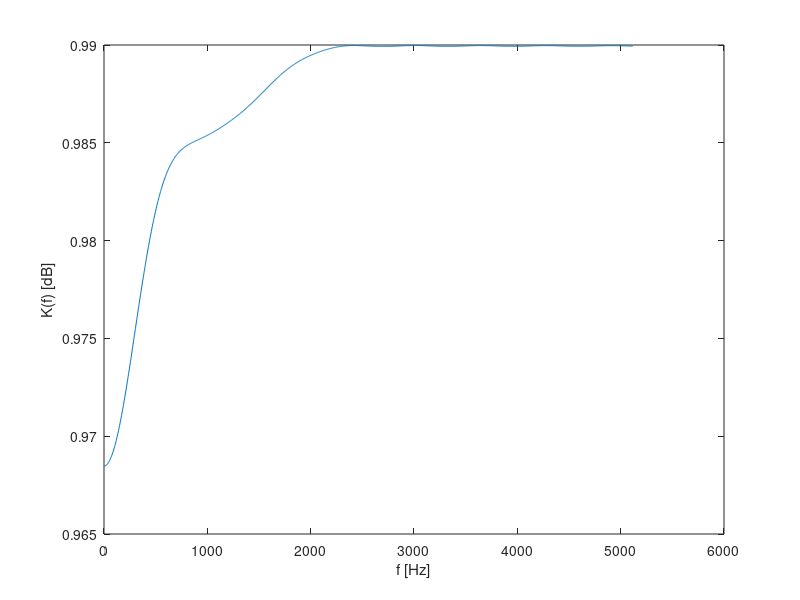

Write MATLAB code to recreate this figure. (Note: this script raises an error after producing the figure.)
clc;
clear all;
close all;

fs = 32e3;
% 
% theta = 500 * 2*pi / fs;
% m = 0.9;
% 
% p1 = m*exp(j*theta);
% p2 = m*exp(-j*theta);
% 
% k = 0.02;
% 
% sys = zpk([], [p1 p2], k, -1);
% % pzmap(sys);
% 
% [b a] = tfdata(sys);
% y = filter(cell2mat(b),cell2mat(a),bandnoise(10000, 1.0, 64e3, 256e3));
% psd(spectrum.welch('Hamming',2048), y,'Fs',64000)

N = 100;
att = 1;

% butorlap / fal
% F = [0  125 250 500 1000 2000 4000 fs/2];
% D = [14 14  10  6   8    10   10   2];
% D = [6   6  6   6   8    10   10   2];

% uveg
F = [0  125 250 500 1000 2000 4000 fs/2];
D = [8  8   4   3   3    2    2    2];

% parketta, fodem, festett beton
% F = [0  125 250 500 1000 2000 4000 fs/2];
% D = [4  4   4   5   6    6    6    4];

% % ajto
% F = [0  125 250 500 1000 2000 4000 fs/2];
% D = [14 14  10  8   8    8    8   2];

F = F / (fs/2);
A = sqrt( (100 - D) / 100 );

h = fir2(N,F,A);

% Plotting the filter
fftlength = 10000;
frequencies = (0:fftlength-1)*(fs/fftlength);
K = (abs(fft(h,10000)));
plot(frequencies(1:1600), K(1:1600));
xlabel('f [Hz]');
ylabel('K(f) [dB]');

[b a] = stmcb(h, 1, 1);
y = bode(tf(b,a,-1));
% b = b / (y(1)/A(5));
b = b / (y(1)/sqrt(0.91));
figure; bode(tf(b,a,-1));

num = b + a;
den = -b + a;

% pzmap(tf(num, den, -1))
% psd(spectrum.welch('Hamming',2048), filter(b,a,bandnoise(10000, 1.0, 64e3, 64e4)), 'Fs', fs);